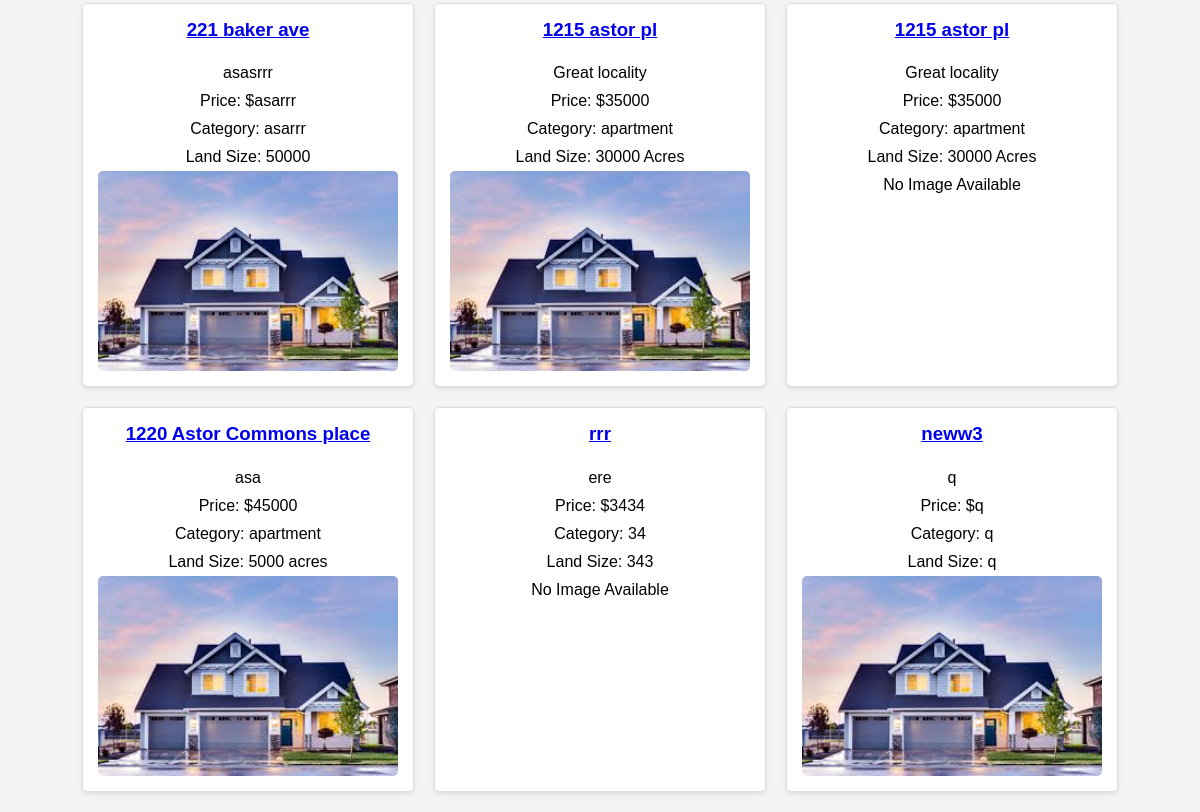
The app's page / (lower part), older data.
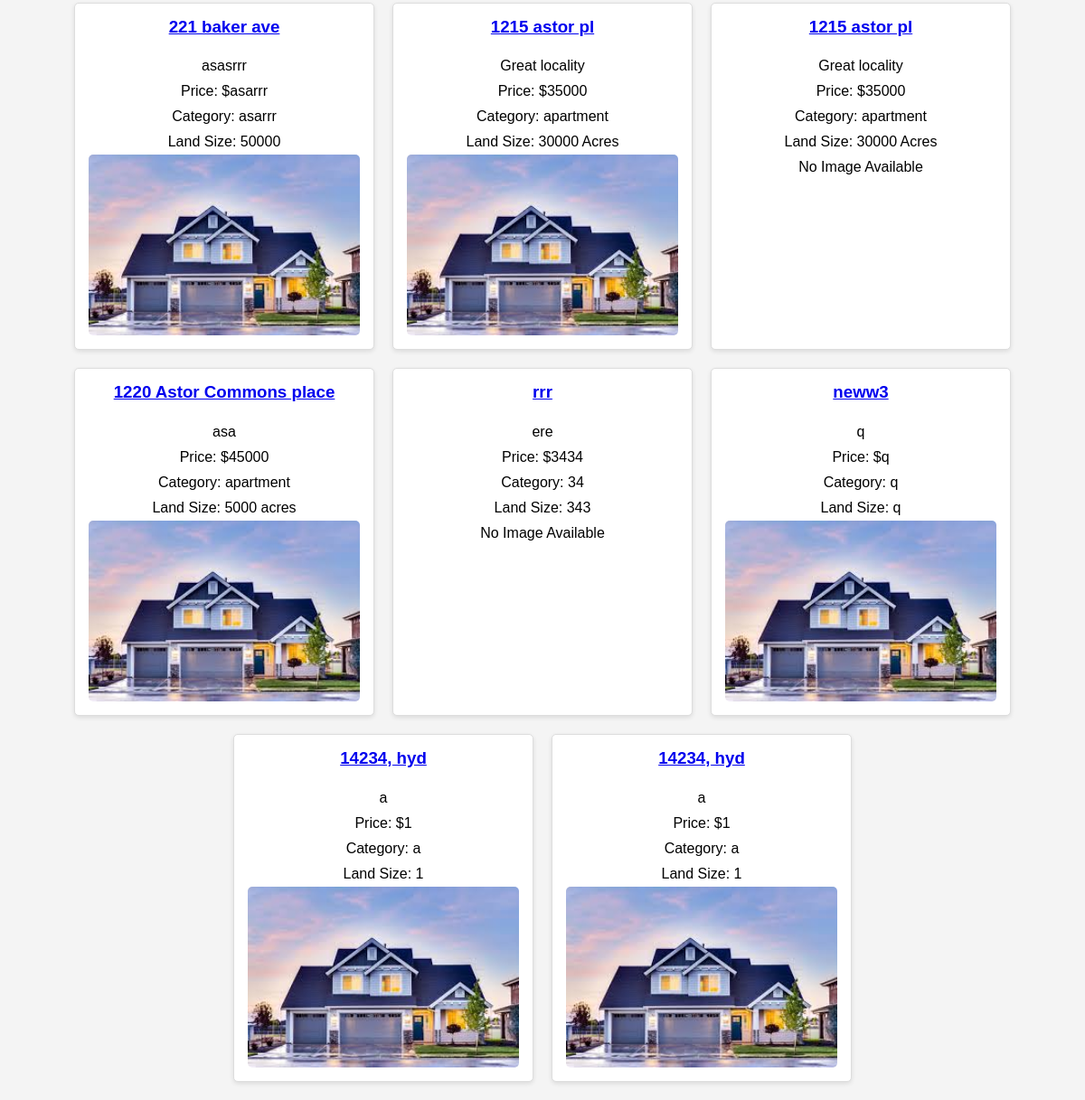
The same page, newer data.
### core/models.py (models this page shows, shortened)
class Property(models.Model):
    property_purchaser = models.ForeignKey(PropertyPurchaser, on_delete=models.CASCADE)
    address = models.CharField(max_length=255)
    description = models.TextField()
    price = models.CharField(max_length=20)
    category = models.CharField(max_length=50)
    land_size = models.CharField(max_length=20)
    image = models.ImageField(upload_to='property_images/', null=True, blank=True)
    number_of_bedrooms = models.CharField(max_length=5, null=True, blank=True)
    number_of_bathrooms = models.CharField(max_length=5, null=True, blank=True)
    garage = models.CharField(max_length=5, null=True, blank=True)
    year_built = models.CharField(max_length=4, null=True, blank=True)

### core/views.py (the view)
# urls.py: path('', views.home, name='home'),
def home(request):
    query = request.GET.get('query', '')
    if query:
        properties = Property.objects.filter(
            Q(description__icontains=query) |
            Q(address__icontains=query) |
            Q(category__icontains=query)
        )
    else:
        properties = Property.objects.all()
    user_role = request.user.user_role if request.user.is_authenticated else None
    return render(request, 'home.html', {
        'properties': properties,
        'user_role': user_role
    })

### core/templates/home.html (shortened to what this page needs)
{% extends 'base.html' %}
{% block content %}
<div class="property-list">
    {% for property in properties %}
        <div class="property">
            <h3><a href="{% url 'property_detail' property.id %}">{{ property.address }}</a></h3>
            <p>{{ property.description }}</p>
            <p>Price: ${{ property.price }}</p>
            <p>Category: {{ property.category }}</p>
            <p>Land Size: {{ property.land_size }}</p>
            {% if property.image %}
                <img src="{{ property.image.url }}" alt="Property Image">
            {% else %}
                <p>No Image Available</p>
            {% endif %}
        </div>
    {% endfor %}
</div>
{% endblock %}

### core/templates/base.html (shortened to what this page needs)
<!DOCTYPE html>
<html>
<head>
    {% load static %}
    <link rel="stylesheet" type="text/css" href="{% static 'styles.css' %}">
</head>
<body>
    <main>
        {% block content %}
        {% endblock %}
    </main>
</body>
</html>

### core/static/styles.css (style rules this page uses)
body { font-family: Arial, sans-serif; background-color: #f4f4f4; margin: 0; padding: 0; }
main { padding: 20px; }
.property-list { display: flex; flex-wrap: wrap; gap: 20px; justify-content: center; }
.property { background-color: white; border: 1px solid #ddd; border-radius: 5px; box-shadow: 0 2px 5px rgba(0, 0, 0, 0.1); padding: 15px; width: 300px; display: flex; flex-direction: column; align-items: center; }
.property img { width: 100%; height: 200px; object-fit: cover; border-radius: 5px; }
.property h3 { margin-top: 0; }

Row changes from the older to the newer data that the page shows:
added Property: address "14234, hyd", description "a", price "1", category "a", land_size "1", image (picture)
added Property: address "14234, hyd", description "a", price "1", category "a", land_size "1", image (picture)
